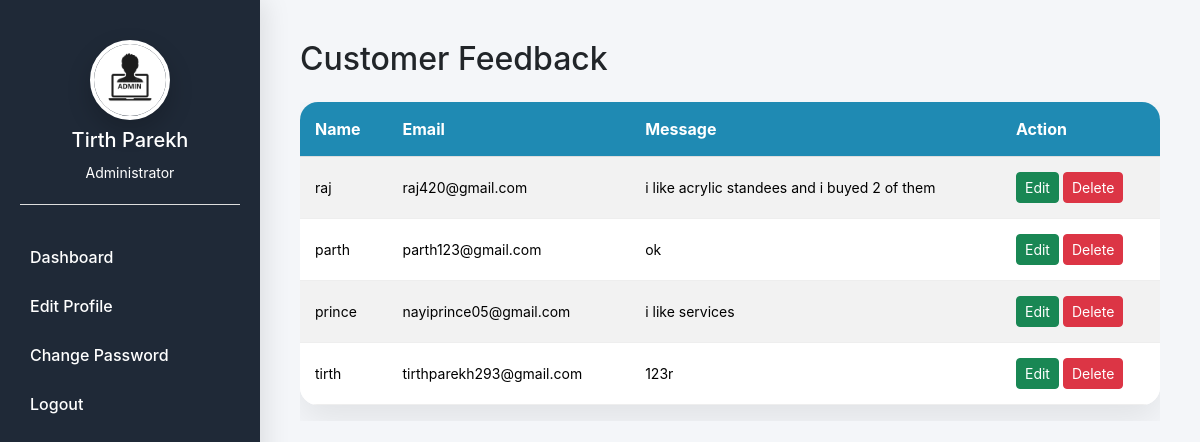
The page /super-admin/ (signed in) on the database its author committed.
### website/models.py (models this page shows, shortened)
class AdminProfile(models.Model):
    user = models.OneToOneField(User, on_delete=models.CASCADE, related_name='adminprofile')
    profile_image = models.ImageField(
        upload_to='admin_profiles/',
        default='admin_profiles/default.png',
        blank=True,
        null=True
    )

class Feedback(models.Model):
    name = models.CharField(max_length=100)
    email = models.EmailField()
    message = models.TextField()
    created_at = models.DateTimeField(auto_now_add=True)

### website/views.py (the view)
# urls.py: path("super-admin/", views.admin_dashboard, name="admin_dashboard"),
@user_passes_test(superuser_check)
def admin_dashboard(request):
    feedbacks = Feedback.objects.all().order_by("-created_at")
    return render(request, "admin_panel/dashboard.html", {
        "feedbacks": feedbacks
    })

### website/views.py (called while the page is built)
def superuser_check(user):
    return user.is_authenticated and user.is_superuser

### templates/admin_panel/dashboard.html (shortened to what this page needs)
{% load static %}
<!DOCTYPE html>
<html>
<head>
    <link href="https://cdn.jsdelivr.net/npm/bootstrap@5.3.2/dist/css/bootstrap.min.css" rel="stylesheet">
    <link rel="stylesheet" href="{% static 'css/styles.css' %}">
</head>
<body class="admin-body">
<div class="admin-container">
    <div class="sidebar">
        <div class="profile-section text-center">
            {% if request.user.adminprofile.profile_image %}
                <img src="{{ request.user.adminprofile.profile_image.url }}" class="profile-img mb-2">
            {% else %}
                <img src="{% static 'images/default-profile.png' %}" class="profile-img mb-2">
            {% endif %}
            <h5>
    {% if request.user.first_name %}
        {{ request.user.first_name }} {{ request.user.last_name }}
    {% else %}
        {{ request.user.username }}
    {% endif %}
</h5>
<small>Administrator</small>
        </div>
        <a href="{% url 'admin_dashboard' %}">Dashboard</a>
        <a href="{% url 'edit_profile' %}">Edit Profile</a>
        <a href="{% url 'change_password' %}">Change Password</a>
        <a href="{% url 'admin_logout' %}">Logout</a>
    </div>
    <div class="content">
        <h2 class="mb-4">Customer Feedback</h2>
        <div class="table-responsive">
            <table class="table table-striped table-hover feedback-table align-middle">
                <thead class="table-primary">
                    <tr>
                        <th>Name</th>
                        <th>Email</th>
                        <th>Message</th>
                        <th>Action</th>
                    </tr>
                </thead>
                <tbody>
                    {% for fb in feedbacks %}
                    <tr>
                        <td>{{ fb.name }}</td>
                        <td>{{ fb.email }}</td>
                        <td>{{ fb.message|truncatechars:50 }}</td>
                        <td>
                            <a href="{% url 'edit_feedback' fb.id %}" class="btn btn-success btn-sm">Edit</a>
                            <a href="{% url 'delete_feedback' fb.id %}" class="btn btn-danger btn-sm"
                               onclick="return confirm('Delete this feedback?');">
                               Delete
                            </a>
                        </td>
                    </tr>
                    {% empty %}
                    <tr>
                        <td colspan="4" class="text-center">No feedback available.</td>
                    </tr>
                    {% endfor %}
                </tbody>
            </table>
        </div>
    </div>
</div>
</body>
</html>

### static/css/styles.css (style rules this page uses)
* { margin: 0; padding: 0; box-sizing: border-box; font-family: 'Inter', sans-serif; }
body { transition: background-color 0.25s ease, color 0.2s ease; background-attachment: fixed; background-size: cover; overflow-x: hidden; scroll-behavior: smooth; }
.admin-container { display: flex; min-height: 100vh; }
.sidebar { width: 220px; background: linear-gradient(135deg, #0f2027, #203a43, #2c5364); padding: 30px; color: white; }
.sidebar a { display: block; color: white; margin: 15px 0; text-decoration: none; font-weight: 500; }
.content { flex: 1; padding: 40px; }
.feedback-table th, .feedback-table td { padding: 15px; border-bottom: 1px solid #ddd; }
.admin-body { margin: 0; font-family: 'Inter', sans-serif; background: #f4f7fa; }
.admin-container { display: flex; }
.sidebar { width: 250px; background: #1f6f9c; min-height: 100vh; color: white; padding: 20px; }
.sidebar a { display: block; color: white; padding: 10px; text-decoration: none; border-radius: 8px; margin-top: 10px; }
.profile-section { text-align: center; margin-bottom: 20px; }
.profile-img { width: 90px; height: 90px; border-radius: 50%; object-fit: cover; border: 3px solid white; }
.content { flex: 1; padding: 30px; }
.feedback-table { width: 100%; border-collapse: collapse; background: white; border-radius: 10px; overflow: hidden; }
.feedback-table th, .feedback-table td { padding: 12px; border-bottom: 1px solid #ddd; }
.feedback-table th { background: #1f6f9c; color: white; }
.profile-section { text-align: center; padding: 20px; border-bottom: 1px solid #ddd; }
.profile-img { width: 100px; height: 100px; border-radius: 50%; object-fit: cover; margin-bottom: 10px; border: 3px solid #fff; box-shadow: 0 2px 5px rgba(0,0,0,0.2); }
.admin-body { background: #f4f7fa; font-family: 'Inter', sans-serif; }
.sidebar { width: 260px; background: linear-gradient(180deg,#0f2027,#203a43,#2c5364); padding: 30px 20px; color: white; transition: all 0.3s ease; box-shadow: 5px 0 25px rgba(0,0,0,0.1); }
.sidebar a { display: block; color: white; padding: 12px 15px; text-decoration: none; border-radius: 10px; margin-bottom: 12px; transition: all 0.3s ease; font-weight: 500; }
.profile-section { text-align: center; margin-bottom: 30px; }
.profile-img { width: 95px; height: 95px; border-radius: 50%; object-fit: cover; border: 4px solid white; box-shadow: 0 10px 25px rgba(0,0,0,0.2); margin-bottom: 10px; }
.content { flex: 1; padding: 40px; animation: fadeAdmin 0.6s ease; }
.feedback-table { width: 100%; border-collapse: collapse; background: white; border-radius: 18px; overflow: hidden; box-shadow: 0 15px 35px rgba(0,0,0,0.08); }
.feedback-table th { background: #1f8ab3; color: white; padding: 15px; text-align: left; }
.feedback-table td { padding: 15px; border-bottom: 1px solid #eee; }
.admin-body { background:#f4f6f9; }
.sidebar { background:#1f2937; min-height:100vh; padding:20px; }
.sidebar a { display:block; color:white; padding:10px; margin:5px 0; text-decoration:none; border-radius:5px; }
.profile-img { width:80px; height:80px; border-radius:50%; object-fit:cover; }
.feedback-table td { font-size:14px; }

### rows shown on the page
Feedback: name "raj", email "raj420@gmail.com", message "i like acrylic standees and i buyed 2 of them"
Feedback: name "parth", email "parth123@gmail.com", message "ok"
Feedback: name "prince", email "nayiprince05@gmail.com", message "i like services"
Feedback: name "tirth", email "tirthparekh293@gmail.com", message "123r"

### other values the page prints
{{ request.user.first_name }} "Tirth"
{{ request.user.last_name }} "Parekh"
